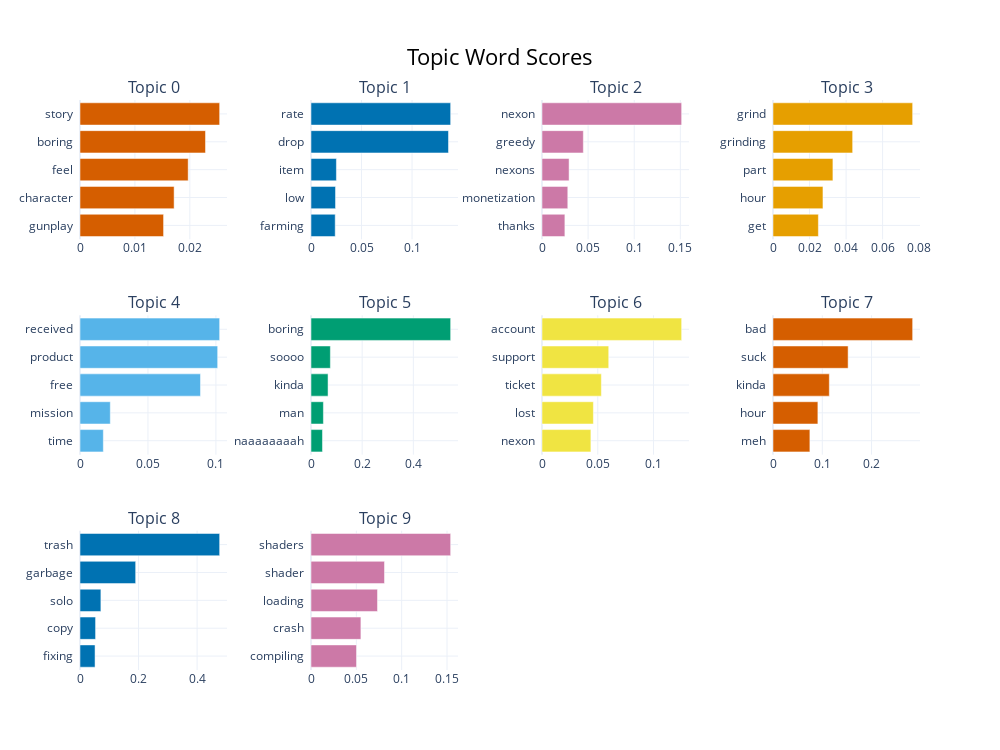

The code cell stored with this chart in its notebook:
### Code cell
# 부정 리뷰
topic_model_negative.visualize_barchart(top_n_topics=10)

### Figure 1 — Plotly figure (JSON) as saved in the notebook; plotly's stock layout.template omitted (floating-point values rounded to 4 significant figures)
{"data": [{"marker": {"color": "#D55E00"}, "orientation": "h", "type": "bar", "x": [0.01522, 0.01714, 0.0197, 0.02285, 0.02543], "xaxis": "x", "y": ["gunplay  ", "character  ", "feel  ", "boring  ", "story  "], "yaxis": "y"}, {"marker": {"color": "#0072B2"}, "orientation": "h", "type": "bar", "x": [0.02396, 0.02426, 0.02514, 0.1361, 0.1382], "xaxis": "x2", "y": ["farming  ", "low  ", "item  ", "drop  ", "rate  "], "yaxis": "y2"}, {"marker": {"color": "#CC79A7"}, "orientation": "h", "type": "bar", "x": [0.02482, 0.02797, 0.02936, 0.04482, 0.1514], "xaxis": "x3", "y": ["thanks  ", "monetization  ", "nexons  ", "greedy  ", "nexon  "], "yaxis": "y3"}, {"marker": {"color": "#E69F00"}, "orientation": "h", "type": "bar", "x": [0.02484, 0.02735, 0.03279, 0.0436, 0.07644], "xaxis": "x4", "y": ["get  ", "hour  ", "part  ", "grinding  ", "grind  "], "yaxis": "y4"}, {"marker": {"color": "#56B4E9"}, "orientation": "h", "type": "bar", "x": [0.01716, 0.02229, 0.08865, 0.1013, 0.1028], "xaxis": "x5", "y": ["time  ", "mission  ", "free  ", "product  ", "received  "], "yaxis": "y5"}, {"marker": {"color": "#009E73"}, "orientation": "h", "type": "bar", "x": [0.04484, 0.04845, 0.06662, 0.0757, 0.5458], "xaxis": "x6", "y": ["naaaaaaaah  ", "man  ", "kinda  ", "soooo  ", "boring  "], "yaxis": "y6"}, {"marker": {"color": "#F0E442"}, "orientation": "h", "type": "bar", "x": [0.04384, 0.04607, 0.05323, 0.05983, 0.1252], "xaxis": "x7", "y": ["nexon  ", "lost  ", "ticket  ", "support  ", "account  "], "yaxis": "y7"}, {"marker": {"color": "#D55E00"}, "orientation": "h", "type": "bar", "x": [0.07487, 0.09108, 0.1143, 0.1525, 0.2834], "xaxis": "x8", "y": ["meh  ", "hour  ", "kinda  ", "suck  ", "bad  "], "yaxis": "y8"}, {"marker": {"color": "#0072B2"}, "orientation": "h", "type": "bar", "x": [0.05139, 0.05318, 0.07136, 0.1901, 0.4769], "xaxis": "x9", "y": ["fixing  ", "copy  ", "solo  ", "garbage  ", "trash  "], "yaxis": "y9"}, {"marker": {"color": "#CC79A7"}, "orientation": "h", "type": "bar", "x": [0.05017, 0.05502, 0.07333, 0.08106, 0.154], "xaxis": "x10", "y": ["compiling  ", "crash  ", "loading  ", "shader  ", "shaders  "], "yaxis": "y10"}], "layout": {"annotations": [{"font": {"size": 16}, "showarrow": false, "text": "Topic 0", "x": 0.0875, "xanchor": "center", "xref": "paper", "y": 1, "yanchor": "bottom", "yref": "paper"}, {"font": {"size": 16}, "showarrow": false, "text": "Topic 1", "x": 0.3625, "xanchor": "center", "xref": "paper", "y": 1, "yanchor": "bottom", "yref": "paper"}, {"font": {"size": 16}, "showarrow": false, "text": "Topic 2", "x": 0.6375, "xanchor": "center", "xref": "paper", "y": 1, "yanchor": "bottom", "yref": "paper"}, {"font": {"size": 16}, "showarrow": false, "text": "Topic 3", "x": 0.9125, "xanchor": "center", "xref": "paper", "y": 1, "yanchor": "bottom", "yref": "paper"}, {"font": {"size": 16}, "showarrow": false, "text": "Topic 4", "x": 0.0875, "xanchor": "center", "xref": "paper", "y": 0.6222, "yanchor": "bottom", "yref": "paper"}, {"font": {"size": 16}, "showarrow": false, "text": "Topic 5", "x": 0.3625, "xanchor": "center", "xref": "paper", "y": 0.6222, "yanchor": "bottom", "yref": "paper"}, {"font": {"size": 16}, "showarrow": false, "text": "Topic 6", "x": 0.6375, "xanchor": "center", "xref": "paper", "y": 0.6222, "yanchor": "bottom", "yref": "paper"}, {"font": {"size": 16}, "showarrow": false, "text": "Topic 7", "x": 0.9125, "xanchor": "center", "xref": "paper", "y": 0.6222, "yanchor": "bottom", "yref": "paper"}, {"font": {"size": 16}, "showarrow": false, "text": "Topic 8", "x": 0.0875, "xanchor": "center", "xref": "paper", "y": 0.2444, "yanchor": "bottom", "yref": "paper"}, {"font": {"size": 16}, "showarrow": false, "text": "Topic 9", "x": 0.3625, "xanchor": "center", "xref": "paper", "y": 0.2444, "yanchor": "bottom", "yref": "paper"}], "height": 750, "hoverlabel": {"bgcolor": "white", "font": {"family": "Rockwell", "size": 16}}, "showlegend": false, "title": {"font": {"color": "Black", "size": 22}, "text": "Topic Word Scores", "x": 0.5, "xanchor": "center", "yanchor": "top"}, "width": 1000, "xaxis": {"anchor": "y", "domain": [0, 0.175], "showgrid": true}, "xaxis10": {"anchor": "y10", "domain": [0.275, 0.45], "showgrid": true}, "xaxis11": {"anchor": "y11", "domain": [0.55, 0.725], "showgrid": true}, "xaxis12": {"anchor": "y12", "domain": [0.825, 1], "showgrid": true}, "xaxis2": {"anchor": "y2", "domain": [0.275, 0.45], "showgrid": true}, "xaxis3": {"anchor": "y3", "domain": [0.55, 0.725], "showgrid": true}, "xaxis4": {"anchor": "y4", "domain": [0.825, 1], "showgrid": true}, "xaxis5": {"anchor": "y5", "domain": [0, 0.175], "showgrid": true}, "xaxis6": {"anchor": "y6", "domain": [0.275, 0.45], "showgrid": true}, "xaxis7": {"anchor": "y7", "domain": [0.55, 0.725], "showgrid": true}, "xaxis8": {"anchor": "y8", "domain": [0.825, 1], "showgrid": true}, "xaxis9": {"anchor": "y9", "domain": [0, 0.175], "showgrid": true}, "yaxis": {"anchor": "x", "domain": [0.7556, 1], "showgrid": true}, "yaxis10": {"anchor": "x10", "domain": [0, 0.2444], "showgrid": true}, "yaxis11": {"anchor": "x11", "domain": [0, 0.2444], "showgrid": true}, "yaxis12": {"anchor": "x12", "domain": [0, 0.2444], "showgrid": true}, "yaxis2": {"anchor": "x2", "domain": [0.7556, 1], "showgrid": true}, "yaxis3": {"anchor": "x3", "domain": [0.7556, 1], "showgrid": true}, "yaxis4": {"anchor": "x4", "domain": [0.7556, 1], "showgrid": true}, "yaxis5": {"anchor": "x5", "domain": [0.3778, 0.6222], "showgrid": true}, "yaxis6": {"anchor": "x6", "domain": [0.3778, 0.6222], "showgrid": true}, "yaxis7": {"anchor": "x7", "domain": [0.3778, 0.6222], "showgrid": true}, "yaxis8": {"anchor": "x8", "domain": [0.3778, 0.6222], "showgrid": true}, "yaxis9": {"anchor": "x9", "domain": [0, 0.2444], "showgrid": true}}}
